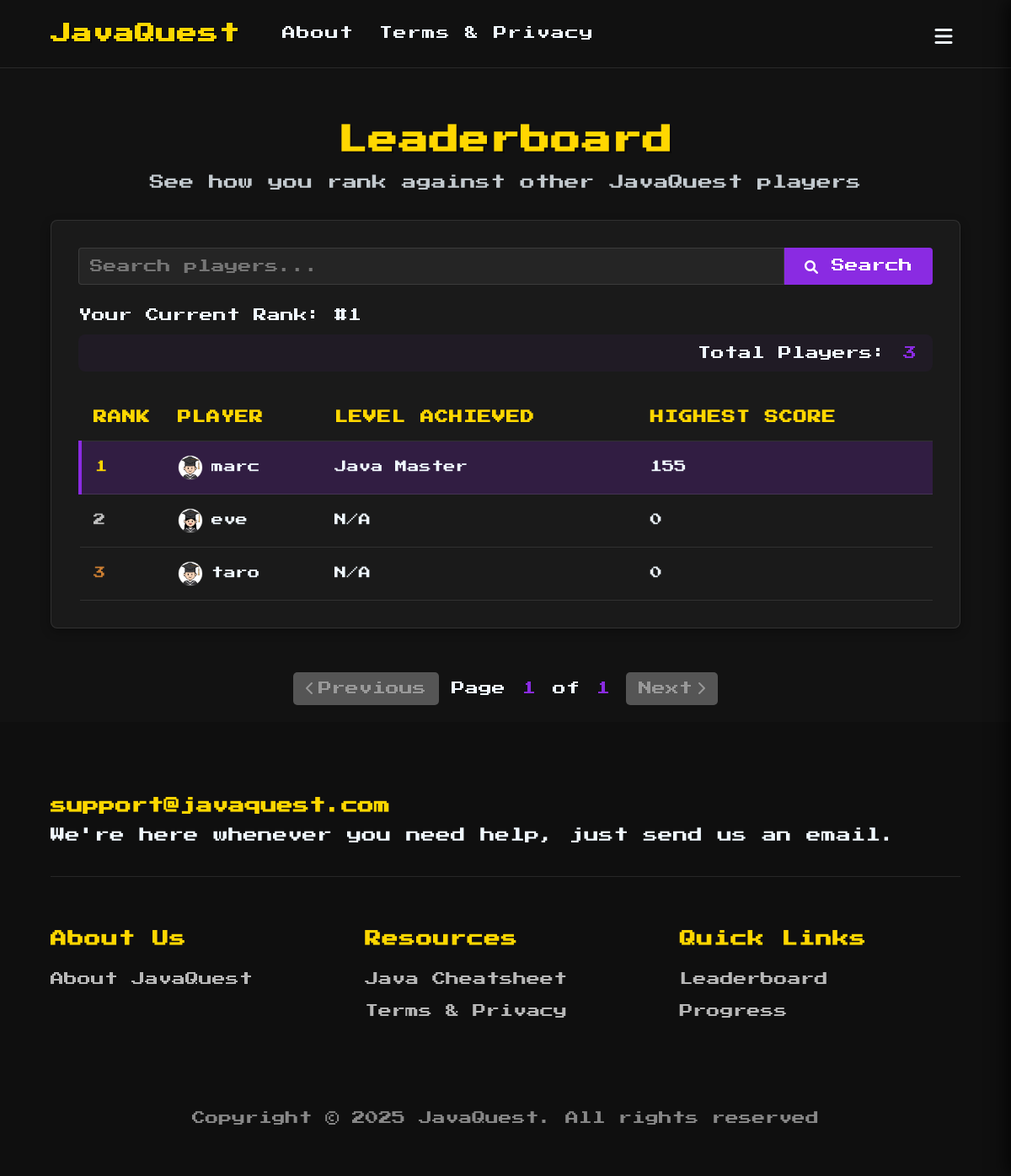
The app's page /student/leaderboard-student.php (signed in) with its own data.
### tables this page shows
CREATE TABLE IF NOT EXISTS `student` (
  `student_id` varchar(50) NOT NULL,
  `username` varchar(50) NOT NULL,
  `password` varchar(255) NOT NULL,
  `email` varchar(100) NOT NULL,
  `dob` date NOT NULL,
  `admin_id` varchar(50) NOT NULL,
  `gender` varchar(50) NOT NULL,
  PRIMARY KEY (`student_id`) USING BTREE,
  UNIQUE KEY `username` (`username`,`email`),
  KEY `admin_id` (`admin_id`)
);

### student/leaderboard-student.php (the view, shortened to what this page needs)
<?php
include("../conn/conn.php");
$leaderboard_result = false;
$check_progress_table = "SHOW TABLES LIKE 'gameprogress'";
$progress_table_check = mysqli_query($conn, $check_progress_table);
if ($progress_table_check && mysqli_num_rows($progress_table_check) > 0) {
    $leaderboard_query = "SELECT s.username, s.student_id, s.gender,
                      MAX(p.level_achieved) AS level_achieved,
                      MAX(p.score) AS highest_score
                      FROM STUDENT s
                      LEFT JOIN gameprogress p ON s.student_id = p.student_id
                      GROUP BY s.student_id
                      ORDER BY highest_score DESC, level_achieved DESC, s.username ASC";
    $leaderboard_result = mysqli_query($conn, $leaderboard_query);
}
$student_count = 0;
if ($leaderboard_result) {
    $student_count = mysqli_num_rows($leaderboard_result);
}
$current_user_rank = 0;
$current_user_id = $_SESSION['student_id'];
if ($leaderboard_result) {
    mysqli_data_seek($leaderboard_result, 0);
    $rank = 1;
    while ($row = mysqli_fetch_assoc($leaderboard_result)) {
        if ($row['student_id'] == $current_user_id) {
            $current_user_rank = $rank;
            break;
        }
        $rank++;
    }
    mysqli_data_seek($leaderboard_result, 0);
}
?>
<!DOCTYPE html>
<html lang="en">
<head>
    <link rel="stylesheet" href="../css/leaderboard-student.css">
    <link rel="stylesheet" href="https://cdnjs.cloudflare.com/ajax/libs/font-awesome/6.0.0/css/all.min.css">
</head>
<body <?php if (isset($_SESSION['username'])) echo 'class="logged-in"'; ?>>
    <header>
        <div class="logo-nav">
            <a href="../student/student-homepage.php" class="logo">JavaQuest</a>
            <div class="nav-links">
                <a href="../about-us/about-us.php" class="nav-link">About</a>
                <a href="../term-privacy/term-privacy.php" class="nav-link">Terms & Privacy</a>
            </div>
        </div>
        <div class="auth-social">
            <?php if (isset($_SESSION['username'])): ?>
                <button class="menu-btn" id="menuBtn">
                    <i class="fas fa-bars"></i>
                </button>
            <?php else: ?>
                <a href="../login/login.php" class="login-btn">Login</a>
            <?php endif; ?>
        </div>
    </header>
    <div class="main-container">
        <div class="dashboard-header">
            <h1>Leaderboard</h1>
            <p class="dashboard-subtitle">See how you rank against other JavaQuest players</p>
        </div>
        <div class="content-container">
            <div class="search-container">
                <input type="text" id="leaderboardSearchInput" class="search-bar" placeholder="Search players...">
                <button class="search-button" id="searchBtn">
                    <i class="fas fa-search"></i> Search
                </button>
            </div>
            <?php if ($current_user_rank > 0): ?>
            <div class="user-stats">
                <div class="user-rank">Your Current Rank: <span class="highlight">#<?php echo $current_user_rank; ?></span></div>
            </div>
            <?php endif; ?>
            <div class="leaderboard-info">
                <p>Total Players: <span class="highlight"><?php echo $student_count; ?></span></p>
            </div>
            <div class="leaderboard-container">
                <table class="leaderboard-table" id="leaderboardTable">
                    <thead>
                        <tr>
                            <th>Rank</th>
                            <th>Player</th>
                            <th>Level Achieved</th>
                            <th>Highest Score</th>
                        </tr>
                    </thead>
                    <tbody>
                        <?php
                        if ($leaderboard_result && mysqli_num_rows($leaderboard_result) > 0) {
                            $rank = 1;
                            while ($row = mysqli_fetch_assoc($leaderboard_result)) {
                                $rankClass = ($rank <= 3) ? "rank-$rank" : "";
                                $isCurrentUser = ($row['student_id'] == $current_user_id) ? "current-user" : "";
                                $gender = strtolower($row['gender']);
                                $avatar = ($gender === 'male') ? '../image/male.png' :
                                         (($gender === 'female') ? '../image/female.png' : '../image/default.png');
                                $level = ($row['level_achieved'] ? htmlspecialchars($row['level_achieved']) : 'N/A');
                                $score = ($row['highest_score'] ? $row['highest_score'] : '0');
                        ?>
                            <tr class="<?php echo $isCurrentUser; ?>">
                                <td class="rank <?php echo $rankClass; ?>"><?php echo $rank; ?></td>
                                <td>
                                    <div class="student-info">
                                        <img src="<?php echo $avatar; ?>" alt="Player Avatar">
                                        <span><?php echo htmlspecialchars($row['username']); ?></span>
                                    </div>
                                </td>
                                <td><?php echo $level; ?></td>
                                <td><?php echo $score; ?></td>
                            </tr>
                        <?php
                                $rank++;
                            }
                        } else {
                            echo '<tr><td colspan="4" style="text-align: center;">No leaderboard data available yet.</td></tr>';
                        }
                        ?>
                    </tbody>
                </table>
            </div>
        </div>
    </div>
    <div class="pagination-container">
        <button id="prevPageBtn" class="page-btn"><i class="fas fa-chevron-left"></i> Previous</button>
        <span id="pageInfo">Page <span id="currentPage">1</span> of <span id="totalPages">1</span></span>
        <button id="nextPageBtn" class="page-btn">Next <i class="fas fa-chevron-right"></i></button>
    </div>
    <footer>
        <div class="footer-container">
            <div class="footer-top">
                <div class="footer-contact">
                    <p>support@javaquest.com</p>
                    <p>We're here whenever you need help, just send us an email.</p>
                </div>
            </div>
            <div class="footer-links">
                <div class="footer-section">
                    <h3>About Us</h3>
                    <ul>
                        <li><a href="../about-us/about-us.php">About JavaQuest</a></li>
                    </ul>
                </div>
                <div class="footer-section">
                    <h3>Resources</h3>
                    <ul>
                        <li><a href="https://www.geeksforgeeks.org/java-cheat-sheet/" target="_blank">Java Cheatsheet</a></li>
                        <li><a href="../term-privacy/term-privacy.php">Terms & Privacy</a></li>
                    </ul>
                </div>
                <div class="footer-section">
                    <h3>Quick Links</h3>
                    <ul>
                        <li><a href="leaderboard-student.php">Leaderboard</a></li>
                        <li><a href="progress-student.php">Progress</a></li>
                    </ul>
                </div>
            </div>
            <div class="footer-copyright">
                <p>Copyright &copy; 2025 JavaQuest. All rights reserved</p>
            </div>
        </div>
    </footer>
</body>
</html>

### records on screen
student: username "marc", level "Java Master", score "155"
student: shows a picture, username "eve", level "N/A", score "0"
student: username "taro", level "N/A", score "0"

### other values on screen
$current_user_rank "1"
$student_count "3"
